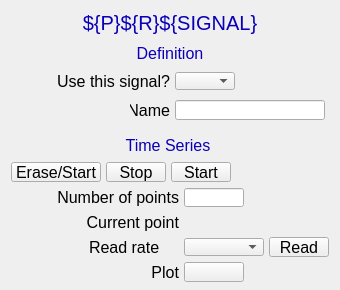
<?xml version="1.0" ?>
<ui version="4.0">
  <class>Dialog</class>
  <widget class="PyDMFrame" name="screen">
    <property name="geometry">
      <rect>
        <x>768</x>
        <y>83</y>
        <width>340</width>
        <height>290</height>
      </rect>
    </property>
    <property name="minimumSize">
      <size>
        <width>340</width>
        <height>290</height>
      </size>
    </property>
    <property name="styleSheet">
      <string notr="true">PyDMFrame#screen {
  color: rgb(0, 0, 0);
  background-color: rgb(187, 187, 187);
  }</string>
    </property>
    <property name="windowTitle">
      <string>NDPluginTimeSeriesN</string>
    </property>
    <layout class="QGridLayout" name="gridLayout" columnstretch="5,5,1,8,30,40,12,5,2,5,4,3,10,9,27,4,1,4,4,5,36,3,1,4,3,4,1,4,4,20,5,5,27,24,1,3,6,5" rowstretch="9,1,25,5,2,1,20,8,1,18,1,9,20,5,5,5,20,1,6,1,18,1,5,1,19,5,1,18,1,5,1,18,1,5,20,3,5">
      <property name="leftMargin">
        <number>0</number>
      </property>
      <property name="topMargin">
        <number>0</number>
      </property>
      <property name="rightMargin">
        <number>0</number>
      </property>
      <property name="bottomMargin">
        <number>0</number>
      </property>
      <property name="horizontalSpacing">
        <number>0</number>
      </property>
      <property name="verticalSpacing">
        <number>0</number>
      </property>
      <item row="5" column="11" rowspan="2" colspan="12">
        <widget class="PyDMDrawingRectangle" name="rectangle">
          <property name="geometry">
            <rect>
              <x>117</x>
              <y>42</y>
              <width>107</width>
              <height>21</height>
            </rect>
          </property>
          <property name="sizePolicy">
            <sizepolicy hsizetype="Ignored" vsizetype="Ignored">
              <horstretch>0</horstretch>
              <verstretch>0</verstretch>
            </sizepolicy>
          </property>
          <property name="brush" stdset="0">
            <brush brushstyle="SolidPattern">
              <color alpha="255">
                <red>218</red>
                <green>218</green>
                <blue>218</blue>
              </color>
            </brush>
          </property>
          <property name="penStyle" stdset="0">
            <enum>Qt::SolidLine</enum>
          </property>
          <property name="penColor" stdset="0">
            <color>
              <red>218</red>
              <green>218</green>
              <blue>218</blue>
            </color>
          </property>
          <property name="penWidth" stdset="0">
            <double>0</double>
          </property>
          <property name="penCapStyle" stdset="0">
            <enum>Qt::FlatCap</enum>
          </property>
          <property name="toolTip">
            <string>rectangle</string>
          </property>
        </widget>
      </item>
      <item row="4" column="1" rowspan="10" colspan="36">
        <widget class="PyDMDrawingRectangle" name="rectangle_1">
          <property name="geometry">
            <rect>
              <x>5</x>
              <y>40</y>
              <width>330</width>
              <height>85</height>
            </rect>
          </property>
          <property name="sizePolicy">
            <sizepolicy hsizetype="Ignored" vsizetype="Ignored">
              <horstretch>0</horstretch>
              <verstretch>0</verstretch>
            </sizepolicy>
          </property>
          <property name="brush" stdset="0">
            <brush brushstyle="NoBrush">
              <color alpha="255">
                <red>0</red>
                <green>0</green>
                <blue>0</blue>
              </color>
            </brush>
          </property>
          <property name="penStyle" stdset="0">
            <enum>Qt::SolidLine</enum>
          </property>
          <property name="penColor" stdset="0">
            <color>
              <red>0</red>
              <green>0</green>
              <blue>0</blue>
            </color>
          </property>
          <property name="penWidth" stdset="0">
            <double>1</double>
          </property>
          <property name="penCapStyle" stdset="0">
            <enum>Qt::FlatCap</enum>
          </property>
          <property name="toolTip">
            <string>rectangle_1</string>
          </property>
        </widget>
      </item>
      <item row="1" column="0" rowspan="2" colspan="38">
        <widget class="PyDMDrawingRectangle" name="rectangle_2">
          <property name="geometry">
            <rect>
              <x>0</x>
              <y>9</y>
              <width>340</width>
              <height>26</height>
            </rect>
          </property>
          <property name="sizePolicy">
            <sizepolicy hsizetype="Ignored" vsizetype="Ignored">
              <horstretch>0</horstretch>
              <verstretch>0</verstretch>
            </sizepolicy>
          </property>
          <property name="brush" stdset="0">
            <brush brushstyle="SolidPattern">
              <color alpha="255">
                <red>218</red>
                <green>218</green>
                <blue>218</blue>
              </color>
            </brush>
          </property>
          <property name="penStyle" stdset="0">
            <enum>Qt::SolidLine</enum>
          </property>
          <property name="penColor" stdset="0">
            <color>
              <red>218</red>
              <green>218</green>
              <blue>218</blue>
            </color>
          </property>
          <property name="penWidth" stdset="0">
            <double>0</double>
          </property>
          <property name="penCapStyle" stdset="0">
            <enum>Qt::FlatCap</enum>
          </property>
          <property name="toolTip">
            <string>rectangle_2</string>
          </property>
        </widget>
      </item>
      <item row="2" column="0" colspan="38">
        <widget class="QLabel" name="text">
          <property name="geometry">
            <rect>
              <x>0</x>
              <y>10</y>
              <width>340</width>
              <height>25</height>
            </rect>
          </property>
          <property name="sizePolicy">
            <sizepolicy hsizetype="Ignored" vsizetype="Ignored">
              <horstretch>0</horstretch>
              <verstretch>0</verstretch>
            </sizepolicy>
          </property>
          <property name="text">
            <string>${P}${R}${SIGNAL}</string>
          </property>
          <property name="font">
            <font>
              <pointsize>15</pointsize>
            </font>
          </property>
          <property name="brush" stdset="0">
            <brush brushstyle="SolidPattern">
              <color alpha="255">
                <red>10</red>
                <green>0</green>
                <blue>184</blue>
              </color>
            </brush>
          </property>
          <property name="toolTip">
            <string>text</string>
          </property>
          <property name="alignment">
            <set>Qt::AlignCenter</set>
          </property>
          <property name="styleSheet">
            <string notr="true">QLabel#text {
  color: rgb(10, 0, 184);
  }</string>
          </property>
        </widget>
      </item>
      <item row="9" column="18" colspan="8">
        <widget class="PyDMEnumComboBox" name="menu">
          <property name="geometry">
            <rect>
              <x>175</x>
              <y>72</y>
              <width>60</width>
              <height>18</height>
            </rect>
          </property>
          <property name="sizePolicy">
            <sizepolicy hsizetype="Ignored" vsizetype="Ignored">
              <horstretch>0</horstretch>
              <verstretch>0</verstretch>
            </sizepolicy>
          </property>
          <property name="toolTip">
            <string>${P}${R}${ROI}Use</string>
          </property>
          <property name="channel" stdset="0">
            <string>ca://${P}${R}${ROI}Use</string>
          </property>
          <property name="font">
            <font>
              <pointsize>10</pointsize>
            </font>
          </property>
          <property name="styleSheet">
            <string notr="true">PyDMEnumComboBox#menu {
  color: rgb(0, 0, 0);
  background-color: rgb(115, 223, 255);
  }</string>
          </property>
        </widget>
      </item>
      <item row="9" column="28" colspan="5">
        <widget class="PyDMLabel" name="text_update">
          <property name="geometry">
            <rect>
              <x>240</x>
              <y>72</y>
              <width>61</width>
              <height>18</height>
            </rect>
          </property>
          <property name="sizePolicy">
            <sizepolicy hsizetype="Ignored" vsizetype="Ignored">
              <horstretch>0</horstretch>
              <verstretch>0</verstretch>
            </sizepolicy>
          </property>
          <property name="toolTip">
            <string>PV: ${P}${R}${ROI}Use_RBV</string>
          </property>
          <property name="channel" stdset="0">
            <string>ca://${P}${R}${ROI}Use_RBV</string>
          </property>
          <property name="displayFormat" stdset="0">
            <enum>PyDMLabel::String</enum>
          </property>
          <property name="font">
            <font>
              <pointsize>10</pointsize>
            </font>
          </property>
          <property name="alignment">
            <set>Qt::AlignCenter</set>
          </property>
          <property name="textInteractionFlags">
            <set>Qt::TextSelectableByKeyboard|Qt::TextSelectableByMouse</set>
          </property>
          <property name="styleSheet">
            <string notr="true">PyDMLabel#text_update {
  color: rgb(10, 0, 184);
  background-color: rgb(187, 187, 187);
  }</string>
          </property>
        </widget>
      </item>
      <item row="12" column="18" colspan="16">
        <widget class="PyDMLineEdit" name="text_entry">
          <property name="geometry">
            <rect>
              <x>175</x>
              <y>100</y>
              <width>150</width>
              <height>20</height>
            </rect>
          </property>
          <property name="sizePolicy">
            <sizepolicy hsizetype="Ignored" vsizetype="Ignored">
              <horstretch>0</horstretch>
              <verstretch>0</verstretch>
            </sizepolicy>
          </property>
          <property name="channel" stdset="0">
            <string>ca://${P}${R}${ROI}Name</string>
          </property>
          <property name="toolTip">
            <string>${P}${R}${ROI}Name</string>
          </property>
          <property name="font">
            <font>
              <pointsize>12</pointsize>
            </font>
          </property>
          <property name="styleSheet">
            <string notr="true">PyDMLineEdit#text_entry {
  color: rgb(0, 0, 0);
  background-color: rgb(115, 223, 255);
  border: 1px solid black;
  margin: 0px;
  padding: 0px;
  spacing: 0px;
  }</string>
          </property>
        </widget>
      </item>
      <item row="6" column="12" colspan="9">
        <widget class="QLabel" name="text_1">
          <property name="geometry">
            <rect>
              <x>120</x>
              <y>43</y>
              <width>100</width>
              <height>20</height>
            </rect>
          </property>
          <property name="sizePolicy">
            <sizepolicy hsizetype="Ignored" vsizetype="Ignored">
              <horstretch>0</horstretch>
              <verstretch>0</verstretch>
            </sizepolicy>
          </property>
          <property name="text">
            <string>Definition</string>
          </property>
          <property name="font">
            <font>
              <pointsize>12</pointsize>
            </font>
          </property>
          <property name="brush" stdset="0">
            <brush brushstyle="SolidPattern">
              <color alpha="255">
                <red>10</red>
                <green>0</green>
                <blue>184</blue>
              </color>
            </brush>
          </property>
          <property name="toolTip">
            <string>text_1</string>
          </property>
          <property name="alignment">
            <set>Qt::AlignCenter</set>
          </property>
          <property name="styleSheet">
            <string notr="true">QLabel#text_1 {
  color: rgb(10, 0, 184);
  }</string>
          </property>
        </widget>
      </item>
      <item row="8" column="2" rowspan="3" colspan="14">
        <widget class="QLabel" name="text_2">
          <property name="geometry">
            <rect>
              <x>10</x>
              <y>71</y>
              <width>160</width>
              <height>20</height>
            </rect>
          </property>
          <property name="sizePolicy">
            <sizepolicy hsizetype="Ignored" vsizetype="Ignored">
              <horstretch>0</horstretch>
              <verstretch>0</verstretch>
            </sizepolicy>
          </property>
          <property name="text">
            <string>Use this signal?</string>
          </property>
          <property name="font">
            <font>
              <pointsize>12</pointsize>
            </font>
          </property>
          <property name="brush" stdset="0">
            <brush brushstyle="SolidPattern">
              <color alpha="255">
                <red>0</red>
                <green>0</green>
                <blue>0</blue>
              </color>
            </brush>
          </property>
          <property name="toolTip">
            <string>text_2</string>
          </property>
          <property name="alignment">
            <set>Qt::AlignRight|Qt::AlignTrailing|Qt::AlignVCenter</set>
          </property>
          <property name="styleSheet">
            <string notr="true">QLabel#text_2 {
  color: rgb(0, 0, 0);
  }</string>
          </property>
        </widget>
      </item>
      <item row="12" column="13" colspan="3">
        <widget class="QLabel" name="text_3">
          <property name="geometry">
            <rect>
              <x>130</x>
              <y>100</y>
              <width>40</width>
              <height>20</height>
            </rect>
          </property>
          <property name="sizePolicy">
            <sizepolicy hsizetype="Ignored" vsizetype="Ignored">
              <horstretch>0</horstretch>
              <verstretch>0</verstretch>
            </sizepolicy>
          </property>
          <property name="text">
            <string>Name</string>
          </property>
          <property name="font">
            <font>
              <pointsize>12</pointsize>
            </font>
          </property>
          <property name="brush" stdset="0">
            <brush brushstyle="SolidPattern">
              <color alpha="255">
                <red>0</red>
                <green>0</green>
                <blue>0</blue>
              </color>
            </brush>
          </property>
          <property name="toolTip">
            <string>text_3</string>
          </property>
          <property name="alignment">
            <set>Qt::AlignRight|Qt::AlignTrailing|Qt::AlignVCenter</set>
          </property>
          <property name="styleSheet">
            <string notr="true">QLabel#text_3 {
  color: rgb(0, 0, 0);
  }</string>
          </property>
        </widget>
      </item>
      <item row="15" column="1" rowspan="21" colspan="36">
        <widget class="PyDMDrawingRectangle" name="rectangle_3">
          <property name="geometry">
            <rect>
              <x>5</x>
              <y>130</y>
              <width>330</width>
              <height>155</height>
            </rect>
          </property>
          <property name="sizePolicy">
            <sizepolicy hsizetype="Ignored" vsizetype="Ignored">
              <horstretch>0</horstretch>
              <verstretch>0</verstretch>
            </sizepolicy>
          </property>
          <property name="brush" stdset="0">
            <brush brushstyle="NoBrush">
              <color alpha="255">
                <red>0</red>
                <green>0</green>
                <blue>0</blue>
              </color>
            </brush>
          </property>
          <property name="penStyle" stdset="0">
            <enum>Qt::SolidLine</enum>
          </property>
          <property name="penColor" stdset="0">
            <color>
              <red>0</red>
              <green>0</green>
              <blue>0</blue>
            </color>
          </property>
          <property name="penWidth" stdset="0">
            <double>1</double>
          </property>
          <property name="penCapStyle" stdset="0">
            <enum>Qt::FlatCap</enum>
          </property>
          <property name="toolTip">
            <string>rectangle_3</string>
          </property>
        </widget>
      </item>
      <item row="16" column="9" rowspan="2" colspan="15">
        <widget class="PyDMDrawingRectangle" name="rectangle_4">
          <property name="geometry">
            <rect>
              <x>108</x>
              <y>135</y>
              <width>120</width>
              <height>21</height>
            </rect>
          </property>
          <property name="sizePolicy">
            <sizepolicy hsizetype="Ignored" vsizetype="Ignored">
              <horstretch>0</horstretch>
              <verstretch>0</verstretch>
            </sizepolicy>
          </property>
          <property name="brush" stdset="0">
            <brush brushstyle="SolidPattern">
              <color alpha="255">
                <red>218</red>
                <green>218</green>
                <blue>218</blue>
              </color>
            </brush>
          </property>
          <property name="penStyle" stdset="0">
            <enum>Qt::SolidLine</enum>
          </property>
          <property name="penColor" stdset="0">
            <color>
              <red>218</red>
              <green>218</green>
              <blue>218</blue>
            </color>
          </property>
          <property name="penWidth" stdset="0">
            <double>0</double>
          </property>
          <property name="penCapStyle" stdset="0">
            <enum>Qt::FlatCap</enum>
          </property>
          <property name="toolTip">
            <string>rectangle_4</string>
          </property>
        </widget>
      </item>
      <item row="16" column="10" colspan="12">
        <widget class="QLabel" name="text_4">
          <property name="geometry">
            <rect>
              <x>113</x>
              <y>135</y>
              <width>110</width>
              <height>20</height>
            </rect>
          </property>
          <property name="sizePolicy">
            <sizepolicy hsizetype="Ignored" vsizetype="Ignored">
              <horstretch>0</horstretch>
              <verstretch>0</verstretch>
            </sizepolicy>
          </property>
          <property name="text">
            <string>Time Series</string>
          </property>
          <property name="font">
            <font>
              <pointsize>12</pointsize>
            </font>
          </property>
          <property name="brush" stdset="0">
            <brush brushstyle="SolidPattern">
              <color alpha="255">
                <red>10</red>
                <green>0</green>
                <blue>184</blue>
              </color>
            </brush>
          </property>
          <property name="toolTip">
            <string>text_4</string>
          </property>
          <property name="alignment">
            <set>Qt::AlignCenter</set>
          </property>
          <property name="styleSheet">
            <string notr="true">QLabel#text_4 {
  color: rgb(10, 0, 184);
  }</string>
          </property>
        </widget>
      </item>
      <item row="26" column="5" rowspan="3" colspan="14">
        <widget class="QLabel" name="text_5">
          <property name="geometry">
            <rect>
              <x>49</x>
              <y>212</y>
              <width>130</width>
              <height>20</height>
            </rect>
          </property>
          <property name="sizePolicy">
            <sizepolicy hsizetype="Ignored" vsizetype="Ignored">
              <horstretch>0</horstretch>
              <verstretch>0</verstretch>
            </sizepolicy>
          </property>
          <property name="text">
            <string>Current point</string>
          </property>
          <property name="font">
            <font>
              <pointsize>12</pointsize>
            </font>
          </property>
          <property name="brush" stdset="0">
            <brush brushstyle="SolidPattern">
              <color alpha="255">
                <red>0</red>
                <green>0</green>
                <blue>0</blue>
              </color>
            </brush>
          </property>
          <property name="toolTip">
            <string>text_5</string>
          </property>
          <property name="alignment">
            <set>Qt::AlignRight|Qt::AlignTrailing|Qt::AlignVCenter</set>
          </property>
          <property name="styleSheet">
            <string notr="true">QLabel#text_5 {
  color: rgb(0, 0, 0);
  }</string>
          </property>
        </widget>
      </item>
      <item row="27" column="20" colspan="12">
        <widget class="PyDMLabel" name="text_update_1">
          <property name="geometry">
            <rect>
              <x>184</x>
              <y>213</y>
              <width>90</width>
              <height>18</height>
            </rect>
          </property>
          <property name="sizePolicy">
            <sizepolicy hsizetype="Ignored" vsizetype="Ignored">
              <horstretch>0</horstretch>
              <verstretch>0</verstretch>
            </sizepolicy>
          </property>
          <property name="toolTip">
            <string>PV: ${P}${R}TSCurrentPoint</string>
          </property>
          <property name="channel" stdset="0">
            <string>ca://${P}${R}TSCurrentPoint</string>
          </property>
          <property name="font">
            <font>
              <pointsize>10</pointsize>
            </font>
          </property>
          <property name="alignment">
            <set>Qt::AlignLeading|Qt::AlignLeft|Qt::AlignVCenter</set>
          </property>
          <property name="textInteractionFlags">
            <set>Qt::TextSelectableByKeyboard|Qt::TextSelectableByMouse</set>
          </property>
          <property name="styleSheet">
            <string notr="true">PyDMLabel#text_update_1 {
  color: rgb(10, 0, 184);
  background-color: rgb(187, 187, 187);
  }</string>
          </property>
        </widget>
      </item>
      <item row="31" column="20" colspan="10">
        <widget class="PyDMEnumComboBox" name="menu_1">
          <property name="geometry">
            <rect>
              <x>184</x>
              <y>238</y>
              <width>80</width>
              <height>18</height>
            </rect>
          </property>
          <property name="sizePolicy">
            <sizepolicy hsizetype="Ignored" vsizetype="Ignored">
              <horstretch>0</horstretch>
              <verstretch>0</verstretch>
            </sizepolicy>
          </property>
          <property name="toolTip">
            <string>${P}${R}TSRead.SCAN</string>
          </property>
          <property name="channel" stdset="0">
            <string>ca://${P}${R}TSRead.SCAN</string>
          </property>
          <property name="font">
            <font>
              <pointsize>10</pointsize>
            </font>
          </property>
          <property name="styleSheet">
            <string notr="true">PyDMEnumComboBox#menu_1 {
  color: rgb(0, 0, 0);
  background-color: rgb(115, 223, 255);
  }</string>
          </property>
        </widget>
      </item>
      <item row="30" column="31" rowspan="3" colspan="5">
        <widget class="PyDMPushButton" name="message_button">
          <property name="geometry">
            <rect>
              <x>269</x>
              <y>237</y>
              <width>60</width>
              <height>20</height>
            </rect>
          </property>
          <property name="sizePolicy">
            <sizepolicy hsizetype="Ignored" vsizetype="Ignored">
              <horstretch>0</horstretch>
              <verstretch>0</verstretch>
            </sizepolicy>
          </property>
          <property name="text">
            <string>Read</string>
          </property>
          <property name="font">
            <font>
              <pointsize>12</pointsize>
            </font>
          </property>
          <property name="toolTip">
            <string>${P}${R}TSControl</string>
          </property>
          <property name="channel" stdset="0">
            <string>ca://${P}${R}TSControl</string>
          </property>
          <property name="pressValue" stdset="0">
            <string>3</string>
          </property>
          <property name="styleSheet">
            <string notr="true">PyDMPushButton#message_button {
  color: rgb(0, 0, 0);
  background-color: rgb(115, 223, 255);
  }</string>
          </property>
        </widget>
      </item>
      <item row="30" column="6" rowspan="3" colspan="13">
        <widget class="QLabel" name="text_6">
          <property name="geometry">
            <rect>
              <x>89</x>
              <y>237</y>
              <width>90</width>
              <height>20</height>
            </rect>
          </property>
          <property name="sizePolicy">
            <sizepolicy hsizetype="Ignored" vsizetype="Ignored">
              <horstretch>0</horstretch>
              <verstretch>0</verstretch>
            </sizepolicy>
          </property>
          <property name="text">
            <string>Read rate</string>
          </property>
          <property name="font">
            <font>
              <pointsize>12</pointsize>
            </font>
          </property>
          <property name="brush" stdset="0">
            <brush brushstyle="SolidPattern">
              <color alpha="255">
                <red>0</red>
                <green>0</green>
                <blue>0</blue>
              </color>
            </brush>
          </property>
          <property name="toolTip">
            <string>text_6</string>
          </property>
          <property name="alignment">
            <set>Qt::AlignLeading|Qt::AlignLeft|Qt::AlignVCenter</set>
          </property>
          <property name="styleSheet">
            <string notr="true">QLabel#text_6 {
  color: rgb(0, 0, 0);
  }</string>
          </property>
        </widget>
      </item>
      <item row="19" column="3" rowspan="3" colspan="4">
        <widget class="PyDMPushButton" name="message_button_1">
          <property name="geometry">
            <rect>
              <x>11</x>
              <y>162</y>
              <width>90</width>
              <height>20</height>
            </rect>
          </property>
          <property name="sizePolicy">
            <sizepolicy hsizetype="Ignored" vsizetype="Ignored">
              <horstretch>0</horstretch>
              <verstretch>0</verstretch>
            </sizepolicy>
          </property>
          <property name="text">
            <string>Erase/Start</string>
          </property>
          <property name="font">
            <font>
              <pointsize>12</pointsize>
            </font>
          </property>
          <property name="toolTip">
            <string>${P}${R}TSControl</string>
          </property>
          <property name="channel" stdset="0">
            <string>ca://${P}${R}TSControl</string>
          </property>
          <property name="pressValue" stdset="0">
            <string>0</string>
          </property>
          <property name="styleSheet">
            <string notr="true">PyDMPushButton#message_button_1 {
  color: rgb(0, 0, 0);
  background-color: rgb(115, 223, 255);
  }</string>
          </property>
        </widget>
      </item>
      <item row="19" column="8" rowspan="3" colspan="7">
        <widget class="PyDMPushButton" name="message_button_2">
          <property name="geometry">
            <rect>
              <x>106</x>
              <y>162</y>
              <width>60</width>
              <height>20</height>
            </rect>
          </property>
          <property name="sizePolicy">
            <sizepolicy hsizetype="Ignored" vsizetype="Ignored">
              <horstretch>0</horstretch>
              <verstretch>0</verstretch>
            </sizepolicy>
          </property>
          <property name="text">
            <string>Stop</string>
          </property>
          <property name="font">
            <font>
              <pointsize>12</pointsize>
            </font>
          </property>
          <property name="toolTip">
            <string>${P}${R}TSControl</string>
          </property>
          <property name="channel" stdset="0">
            <string>ca://${P}${R}TSControl</string>
          </property>
          <property name="pressValue" stdset="0">
            <string>2</string>
          </property>
          <property name="styleSheet">
            <string notr="true">PyDMPushButton#message_button_2 {
  color: rgb(0, 0, 0);
  background-color: rgb(115, 223, 255);
  }</string>
          </property>
        </widget>
      </item>
      <item row="19" column="17" rowspan="3" colspan="8">
        <widget class="PyDMPushButton" name="message_button_3">
          <property name="geometry">
            <rect>
              <x>171</x>
              <y>162</y>
              <width>60</width>
              <height>20</height>
            </rect>
          </property>
          <property name="sizePolicy">
            <sizepolicy hsizetype="Ignored" vsizetype="Ignored">
              <horstretch>0</horstretch>
              <verstretch>0</verstretch>
            </sizepolicy>
          </property>
          <property name="text">
            <string>Start</string>
          </property>
          <property name="font">
            <font>
              <pointsize>12</pointsize>
            </font>
          </property>
          <property name="toolTip">
            <string>${P}${R}TSControl</string>
          </property>
          <property name="channel" stdset="0">
            <string>ca://${P}${R}TSControl</string>
          </property>
          <property name="pressValue" stdset="0">
            <string>1</string>
          </property>
          <property name="styleSheet">
            <string notr="true">PyDMPushButton#message_button_3 {
  color: rgb(0, 0, 0);
  background-color: rgb(115, 223, 255);
  }</string>
          </property>
        </widget>
      </item>
      <item row="20" column="27" colspan="8">
        <widget class="PyDMLabel" name="text_update_2">
          <property name="geometry">
            <rect>
              <x>236</x>
              <y>163</y>
              <width>90</width>
              <height>18</height>
            </rect>
          </property>
          <property name="sizePolicy">
            <sizepolicy hsizetype="Ignored" vsizetype="Ignored">
              <horstretch>0</horstretch>
              <verstretch>0</verstretch>
            </sizepolicy>
          </property>
          <property name="toolTip">
            <string>PV: ${P}${R}TSAcquiring</string>
          </property>
          <property name="channel" stdset="0">
            <string>ca://${P}${R}TSAcquiring</string>
          </property>
          <property name="displayFormat" stdset="0">
            <enum>PyDMLabel::String</enum>
          </property>
          <property name="font">
            <font>
              <pointsize>10</pointsize>
            </font>
          </property>
          <property name="alignment">
            <set>Qt::AlignLeading|Qt::AlignLeft|Qt::AlignVCenter</set>
          </property>
          <property name="textInteractionFlags">
            <set>Qt::TextSelectableByKeyboard|Qt::TextSelectableByMouse</set>
          </property>
          <property name="styleSheet">
            <string notr="true">PyDMLabel#text_update_2 {
  color: rgb(10, 0, 184);
  background-color: rgb(70, 70, 70);
  }</string>
          </property>
        </widget>
      </item>
      <item row="24" column="20" colspan="9">
        <widget class="PyDMLineEdit" name="text_entry_1">
          <property name="geometry">
            <rect>
              <x>184</x>
              <y>188</y>
              <width>60</width>
              <height>19</height>
            </rect>
          </property>
          <property name="sizePolicy">
            <sizepolicy hsizetype="Ignored" vsizetype="Ignored">
              <horstretch>0</horstretch>
              <verstretch>0</verstretch>
            </sizepolicy>
          </property>
          <property name="channel" stdset="0">
            <string>ca://${P}${R}TSNumPoints</string>
          </property>
          <property name="toolTip">
            <string>${P}${R}TSNumPoints</string>
          </property>
          <property name="font">
            <font>
              <pointsize>11</pointsize>
            </font>
          </property>
          <property name="styleSheet">
            <string notr="true">PyDMLineEdit#text_entry_1 {
  color: rgb(0, 0, 0);
  background-color: rgb(115, 223, 255);
  border: 1px solid black;
  margin: 0px;
  padding: 0px;
  spacing: 0px;
  }</string>
          </property>
        </widget>
      </item>
      <item row="23" column="4" rowspan="2" colspan="15">
        <widget class="QLabel" name="text_7">
          <property name="geometry">
            <rect>
              <x>19</x>
              <y>187</y>
              <width>160</width>
              <height>20</height>
            </rect>
          </property>
          <property name="sizePolicy">
            <sizepolicy hsizetype="Ignored" vsizetype="Ignored">
              <horstretch>0</horstretch>
              <verstretch>0</verstretch>
            </sizepolicy>
          </property>
          <property name="text">
            <string>Number of points</string>
          </property>
          <property name="font">
            <font>
              <pointsize>12</pointsize>
            </font>
          </property>
          <property name="brush" stdset="0">
            <brush brushstyle="SolidPattern">
              <color alpha="255">
                <red>0</red>
                <green>0</green>
                <blue>0</blue>
              </color>
            </brush>
          </property>
          <property name="toolTip">
            <string>text_7</string>
          </property>
          <property name="alignment">
            <set>Qt::AlignRight|Qt::AlignTrailing|Qt::AlignVCenter</set>
          </property>
          <property name="styleSheet">
            <string notr="true">QLabel#text_7 {
  color: rgb(0, 0, 0);
  }</string>
          </property>
        </widget>
      </item>
      <item row="34" column="14" colspan="5">
        <widget class="QLabel" name="text_8">
          <property name="geometry">
            <rect>
              <x>139</x>
              <y>262</y>
              <width>40</width>
              <height>20</height>
            </rect>
          </property>
          <property name="sizePolicy">
            <sizepolicy hsizetype="Ignored" vsizetype="Ignored">
              <horstretch>0</horstretch>
              <verstretch>0</verstretch>
            </sizepolicy>
          </property>
          <property name="text">
            <string>Plot</string>
          </property>
          <property name="font">
            <font>
              <pointsize>12</pointsize>
            </font>
          </property>
          <property name="brush" stdset="0">
            <brush brushstyle="SolidPattern">
              <color alpha="255">
                <red>0</red>
                <green>0</green>
                <blue>0</blue>
              </color>
            </brush>
          </property>
          <property name="toolTip">
            <string>text_8</string>
          </property>
          <property name="alignment">
            <set>Qt::AlignRight|Qt::AlignTrailing|Qt::AlignVCenter</set>
          </property>
          <property name="styleSheet">
            <string notr="true">QLabel#text_8 {
  color: rgb(0, 0, 0);
  }</string>
          </property>
        </widget>
      </item>
      <item row="34" column="20" colspan="9">
        <widget class="PyDMRelatedDisplayButton" name="related_display">
          <property name="geometry">
            <rect>
              <x>184</x>
              <y>262</y>
              <width>60</width>
              <height>20</height>
            </rect>
          </property>
          <property name="sizePolicy">
            <sizepolicy hsizetype="Ignored" vsizetype="Ignored">
              <horstretch>0</horstretch>
              <verstretch>0</verstretch>
            </sizepolicy>
          </property>
          <property name="showIcon" stdset="0">
            <bool>true</bool>
          </property>
          <property name="font">
            <font>
              <pointsize>12</pointsize>
            </font>
          </property>
          <property name="styleSheet">
            <string notr="true">PyDMRelatedDisplayButton#related_display {
  color: rgb(0, 0, 0);
  background-color: rgb(115, 223, 255);
  }</string>
          </property>
          <property name="titles" stdset="0">
            <stringlist>
              <string>Time series minimum</string>
              <string>Time series maximum</string>
              <string>Time series mean</string>
              <string>Time series total</string>
              <string>Time series net</string>
            </stringlist>
          </property>
          <property name="filenames" stdset="0">
            <stringlist>
              <string>NDTimeSeries.ui</string>
              <string>NDTimeSeries.ui</string>
              <string>NDTimeSeries.ui</string>
              <string>NDTimeSeries.ui</string>
              <string>NDTimeSeries.ui</string>
            </stringlist>
          </property>
          <property name="macros" stdset="0">
            <stringlist>
              <string>P=${P},R=${R},PLT=${ROI}TSMinValue</string>
              <string>P=${P},R=${R},PLT=${ROI}TSMaxValue</string>
              <string>P=${P},R=${R},PLT=${ROI}TSMeanValue</string>
              <string>P=${P},R=${R},PLT=${ROI}TSTotal</string>
              <string>P=${P},R=${R},PLT=${ROI}TSNet</string>
            </stringlist>
          </property>
          <property name="openInNewWindow" stdset="0">
            <bool>true</bool>
          </property>
        </widget>
      </item>
    </layout>
    <zorder>rectangle</zorder>
    <zorder>rectangle_1</zorder>
    <zorder>rectangle_2</zorder>
    <zorder>text</zorder>
    <zorder>menu</zorder>
    <zorder>text_update</zorder>
    <zorder>text_entry</zorder>
    <zorder>text_1</zorder>
    <zorder>text_2</zorder>
    <zorder>text_3</zorder>
    <zorder>rectangle_3</zorder>
    <zorder>rectangle_4</zorder>
    <zorder>text_4</zorder>
    <zorder>text_5</zorder>
    <zorder>text_update_1</zorder>
    <zorder>menu_1</zorder>
    <zorder>message_button</zorder>
    <zorder>text_6</zorder>
    <zorder>message_button_1</zorder>
    <zorder>message_button_2</zorder>
    <zorder>message_button_3</zorder>
    <zorder>text_update_2</zorder>
    <zorder>text_entry_1</zorder>
    <zorder>text_7</zorder>
    <zorder>text_8</zorder>
    <zorder>related_display</zorder>
  </widget>
  <customwidgets>
    <customwidget>
      <class>PyDMDrawingRectangle</class>
      <extends>QWidget</extends>
      <header>pydm.widgets.drawing</header>
    </customwidget>
    <customwidget>
      <class>PyDMLabel</class>
      <extends>QLabel</extends>
      <header>pydm.widgets.label</header>
    </customwidget>
    <customwidget>
      <class>PyDMEnumComboBox</class>
      <extends>QComboBox</extends>
      <header>pydm.widgets.enum_combo_box</header>
    </customwidget>
    <customwidget>
      <class>PyDMLineEdit</class>
      <extends>QLineEdit</extends>
      <header>pydm.widgets.line_edit</header>
    </customwidget>
    <customwidget>
      <class>PyDMPushButton</class>
      <extends>QPushButton</extends>
      <header>pydm.widgets.pushbutton</header>
    </customwidget>
    <customwidget>
      <class>PyDMRelatedDisplayButton</class>
      <extends>QPushButton</extends>
      <header>pydm.widgets.related_display_button</header>
    </customwidget>
    <customwidget>
      <class>PyDMFrame</class>
      <extends>QFrame</extends>
      <header>pydm.widgets.frame</header>
    </customwidget>
  </customwidgets>
</ui>
